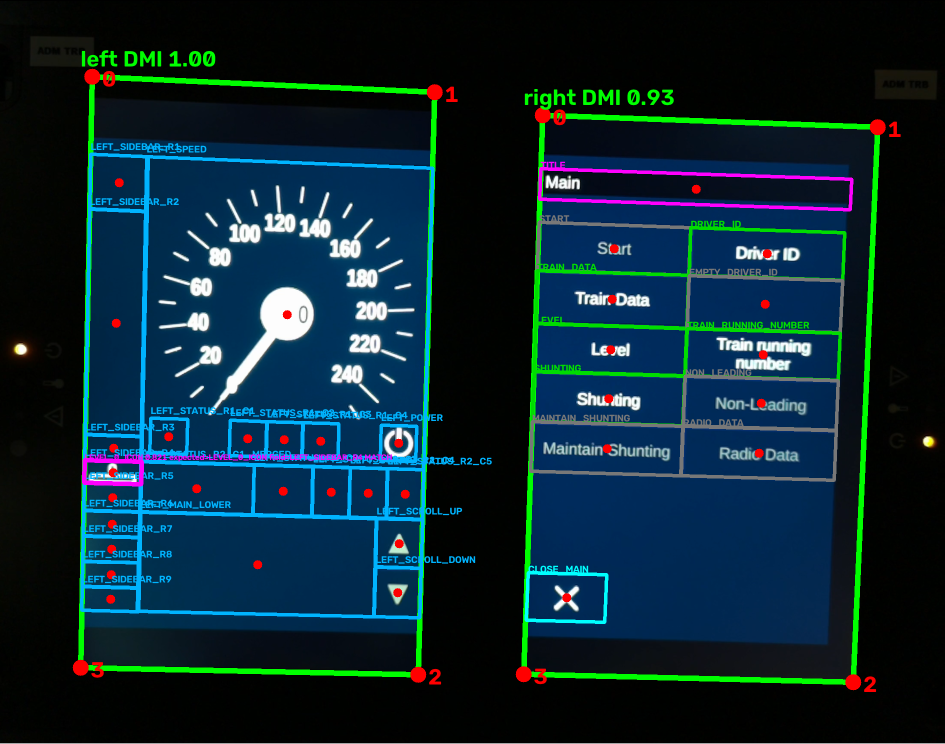
#> input picture data/reference/overlays/level0_selected_01.png, 1890 x 1488 px (shown at 1/2 size); its folder holds only this picture in this run
$ python -i icons.py   (imports and definitions only)
#> lines starting #> are read from the running program, lines starting #| are printed output that depends on the picture; after the words box and inside, x2 and y2 are one past the last pixel; in counts of white or black regions, pixels touching at a corner belong together
#> in _asset_mask, image is the input picture: shape (1488, 1890, 3); mean B, G, R 48.8, 38.5, 11.7
"""Conservative asset matching inside image-supported left-display regions.

Templates come only from supplied assets. Every box is searched independently;
no box identity, video metadata, or previous classification supplies an answer.
"""
from functools import lru_cache
from pathlib import Path

import cv2
import numpy as np

ASSET_DIRECTORY = Path(__file__).resolve().parents[3] / "data/icons"
ASSET_SUFFIXES = {".bmp", ".png", ".jpg", ".jpeg"}


# [5 lines left out: function recognize_icons, not called in this run]


def supported_icon_names() -> frozenset[str]:
    """Return identities loaded from the available icon assets."""
    return frozenset(_templates())


# [7 lines left out: function _rectify_region, not called in this run]


def _foreground(image: np.ndarray) -> np.ndarray:
    gray = cv2.cvtColor(image, cv2.COLOR_BGR2GRAY)
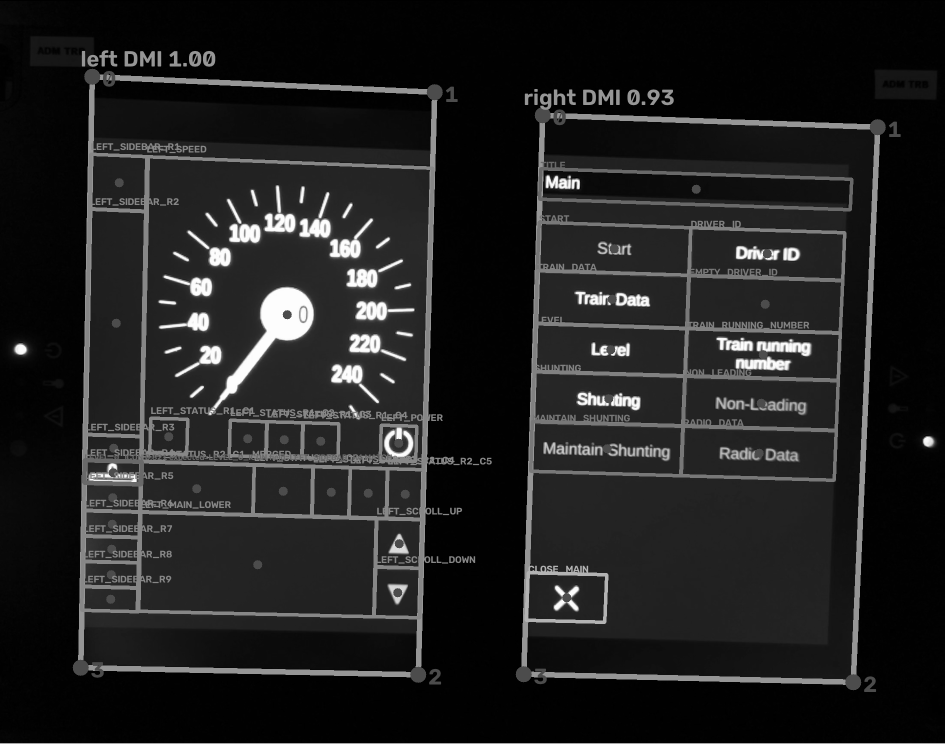
#> gray: shape (1488, 1890) (shown at 1/2 size); min 0, max 255, mean 31.6
    hsv = cv2.cvtColor(image, cv2.COLOR_BGR2HSV)
#> hsv: shape (1488, 1890, 3); mean H, S, V 74.9, 216.6, 58.9
    threshold = float(np.percentile(gray, 20)) + 0.65 * (float(gray.max()) - float(np.percentile(gray, 20)))
#> threshold = 166.1
    _, bright = cv2.threshold(gray, threshold, 255, cv2.THRESH_BINARY)
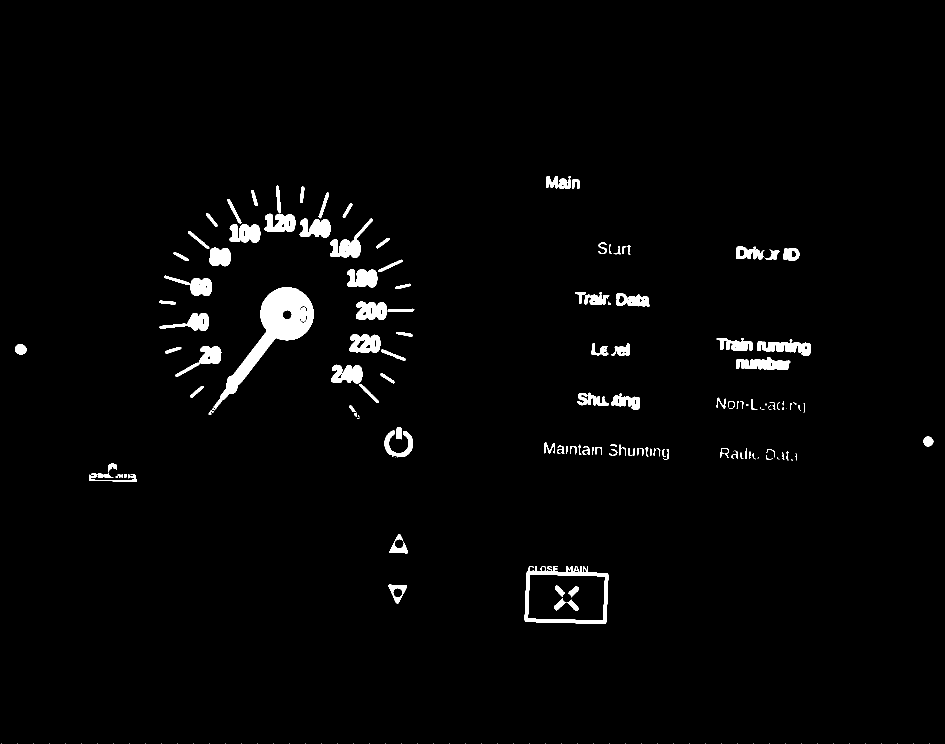
#> bright: shape (1488, 1890) (shown at 1/2 size); 2.2% white; 211 white regions (85 under 20 px), largest, box (x1, y1, x2, y2) and area: (424, 575, 627, 821) 11785, (1049, 1132, 1217, 1248) 3964, (660, 437, 746, 516) 2045
    neutral = cv2.inRange(hsv, (0, 0, 90), (179, 150, 255))
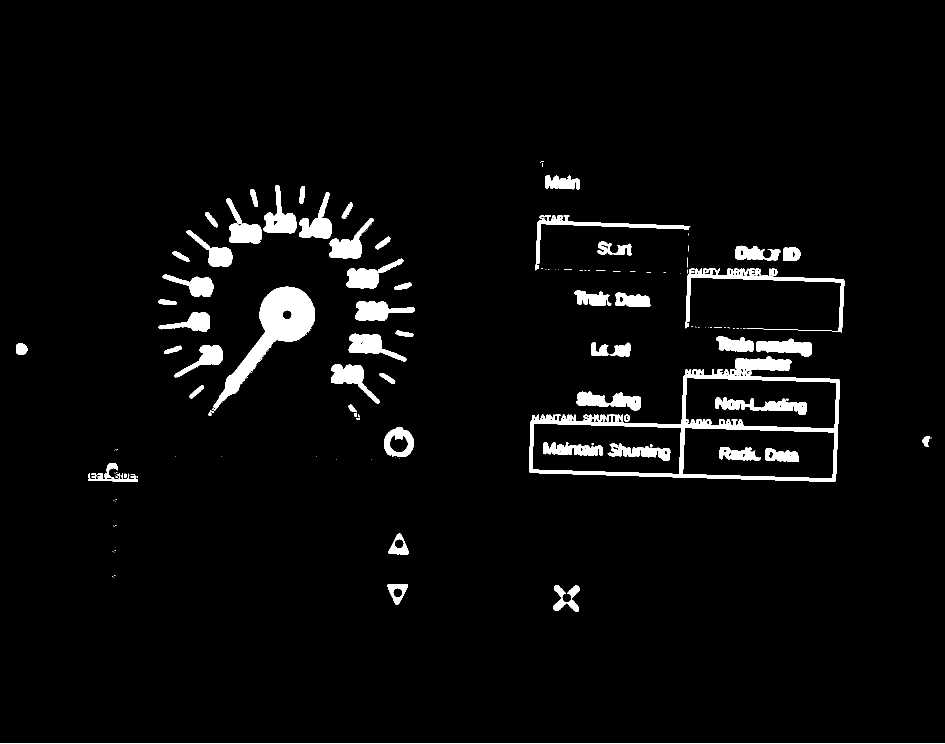
#> neutral: shape (1488, 1890) (shown at 1/2 size); 4% white; 153 white regions (80 under 20 px), largest, box (x1, y1, x2, y2) and area: (1058, 712, 1680, 964) 19254, (424, 573, 629, 821) 13505, (1371, 537, 1689, 666) 4520
    return cv2.bitwise_and(bright, neutral)
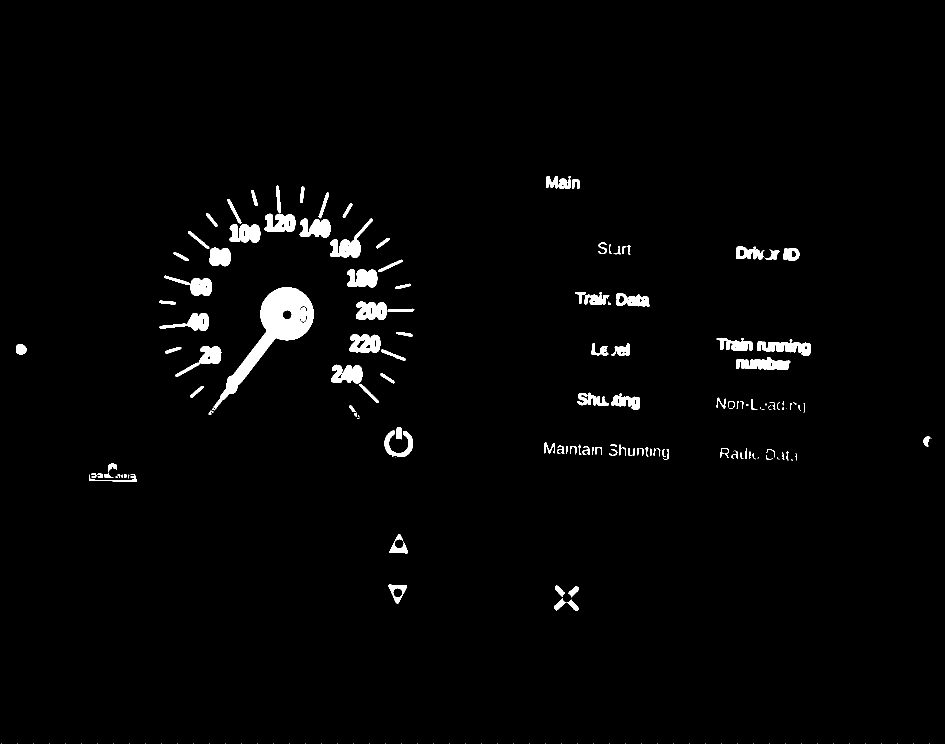
#> returned value: shape (1488, 1890) (shown at 1/2 size); 2% white; 211 white regions (88 under 20 px), largest, box (x1, y1, x2, y2) and area: (424, 575, 627, 821) 11785, (660, 437, 746, 516) 2045, (1472, 714, 1581, 740) 1826


# [6 lines left out: function _normalize, not called in this run]


def _asset_mask(path: Path) -> np.ndarray:
    image = cv2.imread(str(path), cv2.IMREAD_UNCHANGED)
    if image is None:
        raise RuntimeError(f"Cannot read icon asset: {path}")
    if image.ndim == 3 and image.shape[2] == 4 and np.any(image[:, :, 3] < 255):
        return image[:, :, 3]
    if image.ndim == 2:
        image = cv2.cvtColor(image, cv2.COLOR_GRAY2BGR)
    return _foreground(image[:, :, :3])


# [48 lines left out: functions _templates, _recognize, not called in this run]

>>> result = _asset_mask('../../../../data/reference/overlays/level0_selected_01.png')
